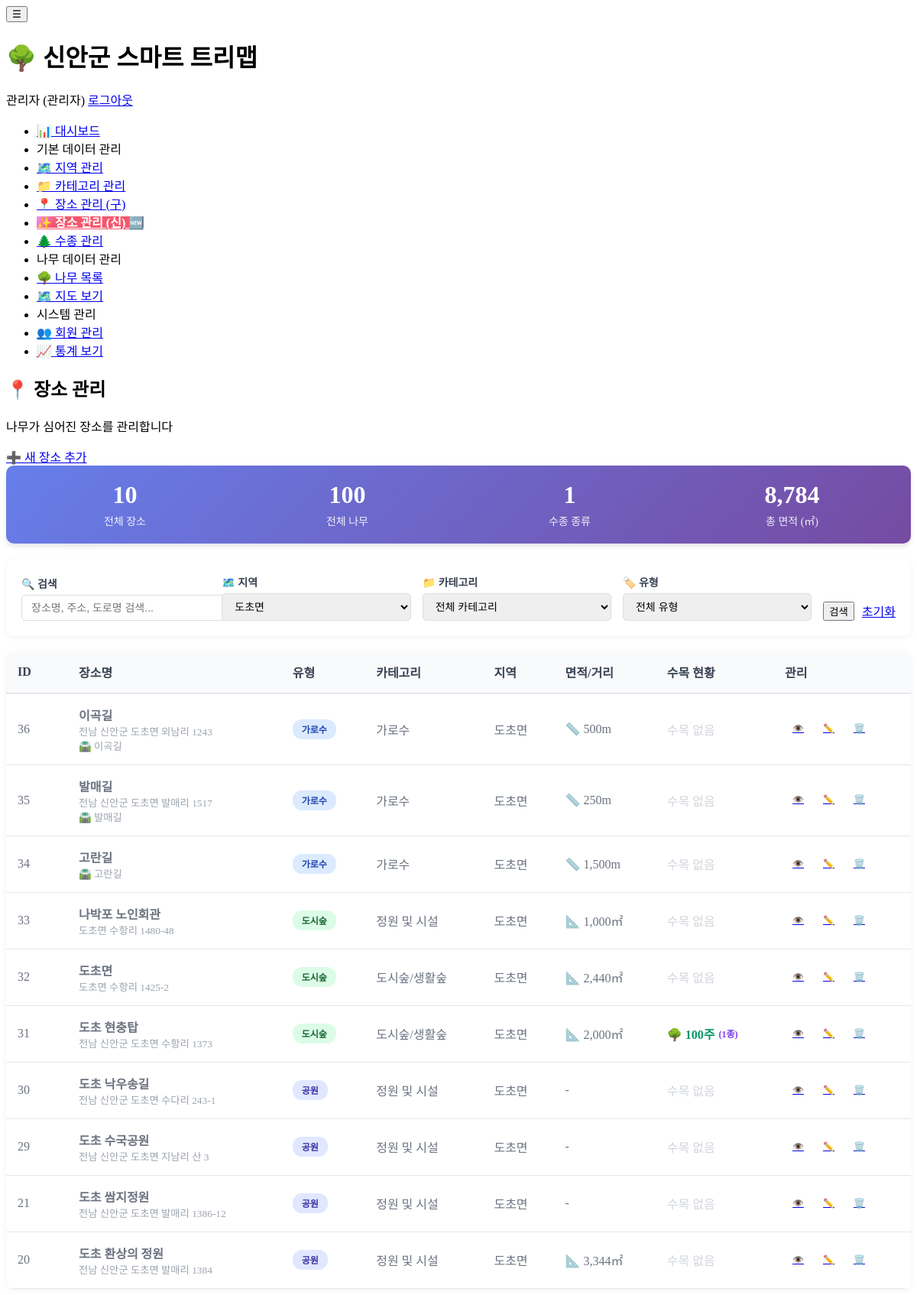
Page /admin/locations/index.php?region=19 (signed in) on the committed database.
### tables this page shows
CREATE TABLE `locations` (
  `location_id` int(11) NOT NULL,
  `region_id` int(11) DEFAULT NULL,
  `category_id` int(11) DEFAULT NULL,
  `location_name` varchar(200) NOT NULL,
  `address` text DEFAULT NULL,
  `road_name` varchar(200) DEFAULT NULL COMMENT '도로명/노선명 (가로수)',
  `road_type` varchar(50) DEFAULT NULL COMMENT '도로종류 (국도, 지방도, 군도, 농도 등)',
  `section_start` varchar(200) DEFAULT NULL COMMENT '시점 (가로수)',
  `section_end` varchar(200) DEFAULT NULL COMMENT '종점 (가로수)',
  `location_type` enum('urban_forest','street_tree','living_forest','school','park','other') DEFAULT 'other' COMMENT '장소 유형',
  `latitude` decimal(10,8) DEFAULT NULL,
  `longitude` decimal(11,8) DEFAULT NULL,
  `area` decimal(10,2) DEFAULT NULL COMMENT '넓이(㎡) - 공원, 생활숲 등',
  `length` decimal(10,2) DEFAULT NULL COMMENT '길이(m) - 가로수 등',
  `width` decimal(10,2) DEFAULT NULL COMMENT '폭(m) - 가로수 도로폭 등',
  `establishment_year` int(11) DEFAULT NULL COMMENT '�����⵵',
  `management_agency` varchar(200) DEFAULT NULL COMMENT '�������',
  `manager_name` varchar(100) DEFAULT NULL COMMENT '관리 책임자명',
  `manager_contact` varchar(50) DEFAULT NULL COMMENT '관리 책임자 연락처',
  `video_url` varchar(500) DEFAULT NULL COMMENT '������ �ּ� (��Ʃ��, ���̹�TV ��)',
  `description` text DEFAULT NULL,
  `created_at` timestamp NOT NULL DEFAULT current_timestamp(),
  `updated_at` timestamp NOT NULL DEFAULT current_timestamp() ON UPDATE current_timestamp()
);

CREATE TABLE `categories` (
  `category_id` int(11) NOT NULL,
  `category_name` varchar(100) NOT NULL,
  `category_code` varchar(20) DEFAULT NULL,
  `description` text DEFAULT NULL,
  `created_at` timestamp NOT NULL DEFAULT current_timestamp()
);

CREATE TABLE `regions` (
  `region_id` int(11) NOT NULL,
  `region_name` varchar(100) NOT NULL,
  `region_code` varchar(20) DEFAULT NULL,
  `description` text DEFAULT NULL,
  `created_by` int(11) DEFAULT NULL,
  `created_at` timestamp NOT NULL DEFAULT current_timestamp()
);

### admin/locations/index.php (the view, shortened to what this page needs)
<?php
$database = new Database();
$db = $database->getConnection();
$search = isset($_GET['search']) ? trim($_GET['search']) : '';
$region_filter = isset($_GET['region']) ? $_GET['region'] : '';
$page = isset($_GET['page']) ? (int)$_GET['page'] : 1;
$per_page = 20;
$offset = ($page - 1) * $per_page;
$where_conditions = ["1=1"];
$params = [];
if ($region_filter) {
    $where_conditions[] = "l.region_id = :region_id";
    $params[':region_id'] = $region_filter;
}
$where_clause = implode(" AND ", $where_conditions);
$count_query = "SELECT COUNT(*) as total
                FROM locations l
                LEFT JOIN categories c ON l.category_id = c.category_id
                LEFT JOIN regions r ON l.region_id = r.region_id
                WHERE $where_clause";
$count_stmt = $db->prepare($count_query);
foreach ($params as $key => $value) {
    $count_stmt->bindValue($key, $value);
}
$count_stmt->execute();
$total_records = $count_stmt->fetch()['total'];
$query = "SELECT
            l.location_id,
            l.location_name,
            l.address,
            l.area,
            l.road_name,
            l.length,
            l.location_type,
            c.category_name,
            r.region_name,
            COUNT(DISTINCT lt.species_id) as species_count,
            COALESCE(SUM(lt.quantity), 0) as total_trees
          FROM locations l
          LEFT JOIN categories c ON l.category_id = c.category_id
          LEFT JOIN regions r ON l.region_id = r.region_id
          LEFT JOIN location_trees lt ON l.location_id = lt.location_id
          WHERE $where_clause
          GROUP BY l.location_id
          ORDER BY l.location_id DESC
          LIMIT :limit OFFSET :offset";
$stmt = $db->prepare($query);
foreach ($params as $key => $value) {
    $stmt->bindValue($key, $value);
}
$stmt->bindValue(':limit', $per_page, PDO::PARAM_INT);
$stmt->bindValue(':offset', $offset, PDO::PARAM_INT);
$stmt->execute();
$locations = $stmt->fetchAll();
$regions_query = "SELECT * FROM regions ORDER BY region_name";
$regions = $db->query($regions_query)->fetchAll();
include '../../includes/header.php';
?>
<div class="page-header">
    <div>
        <h2>📍 장소 관리</h2>
        <p>나무가 심어진 장소를 관리합니다</p>
    </div>
    <a href="add.php" class="btn btn-primary">
        ➕ 새 장소 추가
    </a>
</div>
<div class="location-stats">
    <div class="stats-grid">
        <div class="stat-item">
            <div class="stat-value"><?php echo number_format($total_records); ?></div>
            <div class="stat-label">전체 장소</div>
        </div>
        <div class="stat-item">
            <div class="stat-value">
                <?php
                $total_trees_query = "SELECT SUM(quantity) as total FROM location_trees";
                $total_trees = $db->query($total_trees_query)->fetch()['total'] ?? 0;
                echo number_format($total_trees);
                ?>
            </div>
            <div class="stat-label">전체 나무</div>
        </div>
        <div class="stat-item">
            <div class="stat-value">
                <?php
                $total_species_query = "SELECT COUNT(DISTINCT species_id) as total FROM location_trees";
                $total_species = $db->query($total_species_query)->fetch()['total'] ?? 0;
                echo number_format($total_species);
                ?>
            </div>
            <div class="stat-label">수종 종류</div>
        </div>
        <div class="stat-item">
            <div class="stat-value">
                <?php
                $area_query = "SELECT SUM(area) as total FROM locations WHERE area IS NOT NULL";
                $area = $db->query($area_query)->fetch()['total'] ?? 0;
                echo number_format($area);
                ?>
            </div>
            <div class="stat-label">총 면적 (㎡)</div>
        </div>
    </div>
</div>
<div class="location-filters">
    <form method="GET" action="">
        <div class="filter-row">
            <div class="filter-group">
                <label>🔍 검색</label>
                <input type="text" name="search" placeholder="장소명, 주소, 도로명 검색..."
                       value="<?php echo htmlspecialchars($search); ?>">
            </div>
            <div class="filter-group">
                <label>🗺️ 지역</label>
                <select name="region" onchange="this.form.submit()">
                    <?php foreach ($regions as $region): ?>
                        <option value="<?php echo $region['region_id']; ?>"
                                <?php echo $region_filter == $region['region_id'] ? 'selected' : ''; ?>>
                            <?php echo htmlspecialchars($region['region_name']); ?>
                        </option>
                    <?php endforeach; ?>
                </select>
            </div>
            <div class="filter-group">
                <label>📁 카테고리</label>
                <select name="category" onchange="this.form.submit()">
                    <option value="">전체 카테고리</option>
                </select>
            </div>
            <div class="filter-group">
                <label>🏷️ 유형</label>
                <select name="type" onchange="this.form.submit()">
                    <option value="">전체 유형</option>
                </select>
            </div>
            <div class="filter-actions">
                <button type="submit" class="btn btn-primary">검색</button>
                <a href="index.php" class="btn btn-secondary">초기화</a>
            </div>
        </div>
    </form>
</div>
<div class="location-table">
    <?php if (count($locations) > 0): ?>
        <table>
            <thead>
                <tr>
                    <th style="width: 50px;">ID</th>
                    <th>장소명</th>
                    <th>유형</th>
                    <th>카테고리</th>
                    <th>지역</th>
                    <th>면적/거리</th>
                    <th>수목 현황</th>
                    <th style="width: 150px;">관리</th>
                </tr>
            </thead>
            <tbody>
                <?php foreach ($locations as $location): ?>
                    <tr>
                        <td><?php echo $location['location_id']; ?></td>
                        <td>
                            <strong><?php echo htmlspecialchars($location['location_name']); ?></strong>
                            <?php if ($location['address']): ?>
                                <br><small style="color: #9ca3af;"><?php echo htmlspecialchars($location['address']); ?></small>
                            <?php endif; ?>
                            <?php if ($location['road_name']): ?>
                                <br><small style="color: #9ca3af;">🛣️ <?php echo htmlspecialchars($location['road_name']); ?></small>
                            <?php endif; ?>
                        </td>
                        <td>
                            <?php
                            $type_labels = [
                                'urban_forest' => '도시숲',
                                'street_tree' => '가로수',
                                'living_forest' => '생활숲',
                                'school' => '학교',
                                'park' => '공원',
                                'other' => '기타'
                            ];
                            $type = $location['location_type'] ?? 'other';
                            ?>
                            <span class="location-type-badge type-<?php echo $type; ?>">
                                <?php echo $type_labels[$type] ?? '기타'; ?>
                            </span>
                        </td>
                        <td><?php echo htmlspecialchars($location['category_name'] ?? '-'); ?></td>
                        <td><?php echo htmlspecialchars($location['region_name'] ?? '-'); ?></td>
                        <td>
                            <?php if ($location['area']): ?>
                                📐 <?php echo number_format($location['area'], 0); ?>㎡
                            <?php elseif ($location['length']): ?>
                                📏 <?php echo number_format($location['length'], 0); ?>m
                            <?php else: ?>
                                -
                            <?php endif; ?>
                        </td>
                        <td>
                            <?php if ($location['total_trees'] > 0): ?>
                                <div class="tree-count">
                                    <span class="count">🌳 <?php echo number_format($location['total_trees']); ?>주</span>
                                    <span class="species">(<?php echo $location['species_count']; ?>종)</span>
                                </div>
                            <?php else: ?>
                                <span style="color: #d1d5db;">수목 없음</span>
                            <?php endif; ?>
                        </td>
                        <td>
                            <div class="action-buttons">
                                <a href="view.php?id=<?php echo $location['location_id']; ?>"
                                   class="btn btn-info btn-icon" title="상세보기">
                                    👁️
                                </a>
                                <a href="edit.php?id=<?php echo $location['location_id']; ?>"
                                   class="btn btn-primary btn-icon" title="수정">
                                    ✏️
                                </a>
                                <a href="delete.php?id=<?php echo $location['location_id']; ?>"
                                   class="btn btn-danger btn-icon"
                                   onclick="return confirm('정말 삭제하시겠습니까?\n관련된 수목 데이터도 모두 삭제됩니다.');"
                                   title="삭제">
                                    🗑️
                                </a>
                            </div>
                        </td>
                    </tr>
                <?php endforeach; ?>
            </tbody>
        </table>
    <?php endif; ?>
</div>
<?php include '../../includes/footer.php'; ?>

### admin/locations/index.php (style rules this page uses)
.location-filters { background: white; padding: 20px; border-radius: 10px; margin-bottom: 20px; box-shadow: 0 2px 8px rgba(0,0,0,0.05); }
.filter-row { display: flex; gap: 15px; flex-wrap: wrap; align-items: flex-end; }
.filter-group { flex: 1; min-width: 200px; }
.filter-group label { display: block; margin-bottom: 5px; font-weight: 600; color: #374151; font-size: 14px; }
.filter-group input, .filter-group select { width: 100%; padding: 8px 12px; border: 1px solid #ddd; border-radius: 5px; font-size: 14px; }
.filter-actions { display: flex; gap: 10px; }
.location-stats { background: linear-gradient(135deg, #667eea 0%, #764ba2 100%); color: white; padding: 20px; border-radius: 10px; margin-bottom: 20px; box-shadow: 0 4px 6px rgba(0,0,0,0.1); }
.stats-grid { display: grid; grid-template-columns: repeat(auto-fit, minmax(200px, 1fr)); gap: 20px; }
.stat-item { text-align: center; }
.stat-value { font-size: 32px; font-weight: 700; margin-bottom: 5px; }
.stat-label { font-size: 14px; opacity: 0.9; }
.location-table { background: white; border-radius: 10px; overflow: hidden; box-shadow: 0 2px 8px rgba(0,0,0,0.05); }
.location-table table { width: 100%; border-collapse: collapse; }
.location-table thead { background: #f9fafb; }
.location-table th { padding: 15px; text-align: left; font-weight: 600; color: #374151; border-bottom: 2px solid #e5e7eb; }
.location-table td { padding: 15px; border-bottom: 1px solid #e5e7eb; color: #6b7280; }
.location-type-badge { display: inline-block; padding: 4px 12px; border-radius: 12px; font-size: 12px; font-weight: 600; }
.type-urban_forest { background: #dcfce7; color: #166534; }
.type-street_tree { background: #dbeafe; color: #1e40af; }
.type-park { background: #e0e7ff; color: #3730a3; }
.tree-count { display: flex; align-items: center; gap: 5px; font-weight: 600; }
.tree-count .count { color: #059669; }
.tree-count .species { color: #7c3aed; font-size: 12px; }
.action-buttons { display: flex; gap: 5px; }
.btn-icon { padding: 6px 10px; font-size: 12px; }

### rows in the picture
locations: location_id "36", location_name "이곡길", address "전남 신안군 도초면 외남리 1243", road_name "이곡길", location_type "가로수", category.category_name "가로수", region.region_name "도초면", length "500", shows "수목 없음"
locations: location_id "35", location_name "발매길", address "전남 신안군 도초면 발매리 1517", road_name "발매길", location_type "가로수", category.category_name "가로수", region.region_name "도초면", length "250", shows "수목 없음"
locations: location_id "34", location_name "고란길", road_name "고란길", location_type "가로수", category.category_name "가로수", region.region_name "도초면", length "1,500", shows "수목 없음"
locations: location_id "33", location_name "나박포 노인회관", address "도초면 수항리 1480-48", location_type "도시숲", category.category_name "정원 및 시설", region.region_name "도초면", area "1,000", shows "수목 없음"
locations: location_id "32", location_name "도초면", address "도초면 수항리 1425-2", location_type "도시숲", category.category_name "도시숲/생활숲", region.region_name "도초면", area "2,440", shows "수목 없음"
locations: location_id "31", location_name "도초 현충탑", address "전남 신안군 도초면 수항리 1373", location_type "도시숲", category.category_name "도시숲/생활숲", region.region_name "도초면", area "2,000", total_trees "100", species_count "1"
locations: location_id "30", location_name "도초 낙우송길", address "전남 신안군 도초면 수다리 243-1", location_type "공원", category.category_name "정원 및 시설", region.region_name "도초면", shows "수목 없음"
locations: location_id "29", location_name "도초 수국공원", address "전남 신안군 도초면 지남리 산 3", location_type "공원", category.category_name "정원 및 시설", region.region_name "도초면", shows "수목 없음"
locations: location_id "21", location_name "도초 쌈지정원", address "전남 신안군 도초면 발매리 1386-12", location_type "공원", category.category_name "정원 및 시설", region.region_name "도초면", shows "수목 없음"
locations: location_id "20", location_name "도초 환상의 정원", address "전남 신안군 도초면 발매리 1384", location_type "공원", category.category_name "정원 및 시설", region.region_name "도초면", area "3,344", shows "수목 없음"

### other values in the picture
SITE_NAME "신안군 스마트 트리맵"
$_SESSION['name'] "관리자"
$total_records "10"
$total_trees "100"
$total_species "1"
$area "8,784"
form field region "도초면"
